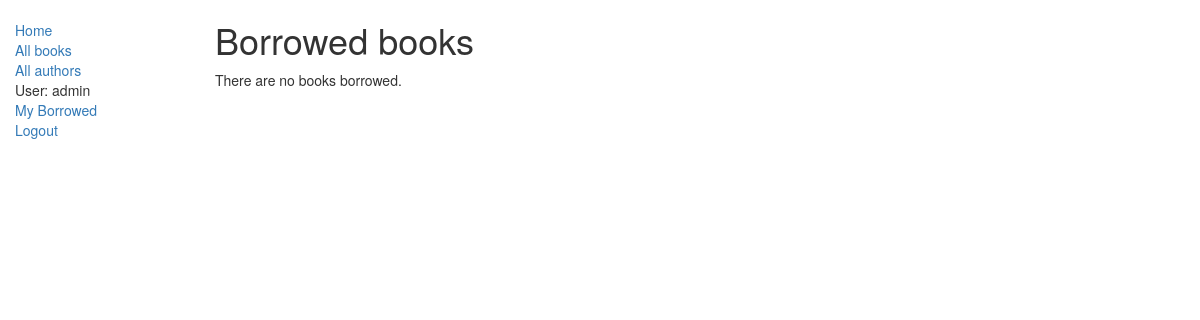
Page /catalog/mybooks/ (signed in) on the earlier database version.
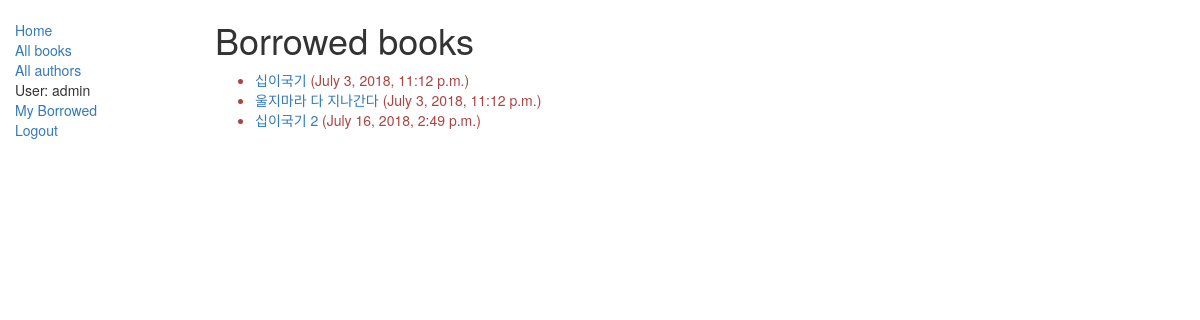
Same page on the later database version.
### catalog/models.py (models this page shows, shortened)
class BookInstance(models.Model):
    id = models.UUIDField(primary_key=True, default=uuid.uuid4, help_text="책의 고유 ID")
    book = models.ForeignKey('Book', on_delete=models.SET_NULL, null=True)
    imprint = models.CharField(max_length=200)
    due_back = models.DateTimeField(null=True, blank=True)
    borrower = models.ForeignKey(User, on_delete=models.SET_NULL, null=True, blank=True)
    LOAN_STATUS = (
        ('m', '유지보수'),
        ('o', '대여중'),
        ('a', '대여가능'),
        ('r', '예약가능'),
    )
    status = models.CharField(max_length=1, choices=LOAN_STATUS, default='m', help_text='책의 상태')
    class Meta:
        ordering = ["due_back"]
    @property
    def is_overdue(self):
        if self.due_back and timezone.now() > self.due_back:
            return True
        return False

class Book(models.Model):
    title = models.CharField(max_length=200)
    author = models.ForeignKey('Author', on_delete=models.SET_NULL, null=True)
    summary = models.TextField(max_length=1000, help_text='책에 대해 간단하게 설명하세요')
    isbn = models.CharField('ISBN',max_length=13, help_text='13 Character <a href="https://www.isbn-international.org/content/what-isbn">ISBN number</a>')
    genre = models.ManyToManyField('Genre', help_text='이 책의 장르를 선택하세요 ')
    def display_genre(self):
        return ", ".join([genre.name for genre in self.genre.all()[:3] ])
    display_genre.short_description = 'Genre'

### catalog/views.py (the view)
class LoanedBooksByUserListView(LoginRequiredMixin, generic.ListView):
    model = BookInstance
    template_name = 'catalog/bookinstance_list_borrowed_user.html'
    paginate_by = 10
    def get_queryset(self):
        return BookInstance.objects.filter(borrower=self.request.user).filter(status__exact='o').order_by('due_back')

### catalog/templates/catalog/bookinstance_list_borrowed_user.html
{% extends "catalog/base_generic.html" %}
{% block content %}
    <h1>Borrowed books</h1>
    {% if bookinstance_list %}
    <ul>
      {% for bookinst in bookinstance_list %}
      <li class="{% if bookinst.is_overdue %}text-danger{% endif %}">
        <a href="{% url 'catalog:book_detail' bookinst.book.pk %}">{{bookinst.book.title}}</a> ({{ bookinst.due_back }})
      </li>
      {% endfor %}
    </ul>
    {% else %}
      <p>There are no books borrowed.</p>
    {% endif %}
{% endblock %}

Differences in the rows shown:
now on this page (row edited): BookInstance: book "십이국기", due_back "July 3, 2018, 11:12 p.m."
now on this page (row edited): BookInstance: book "울지마라 다 지나간다", due_back "July 3, 2018, 11:12 p.m."
now on this page (row edited): BookInstance: book "십이국기 2", due_back "July 16, 2018, 2:49 p.m."
Other differences:
text no longer shown: "There are no books borrowed."
